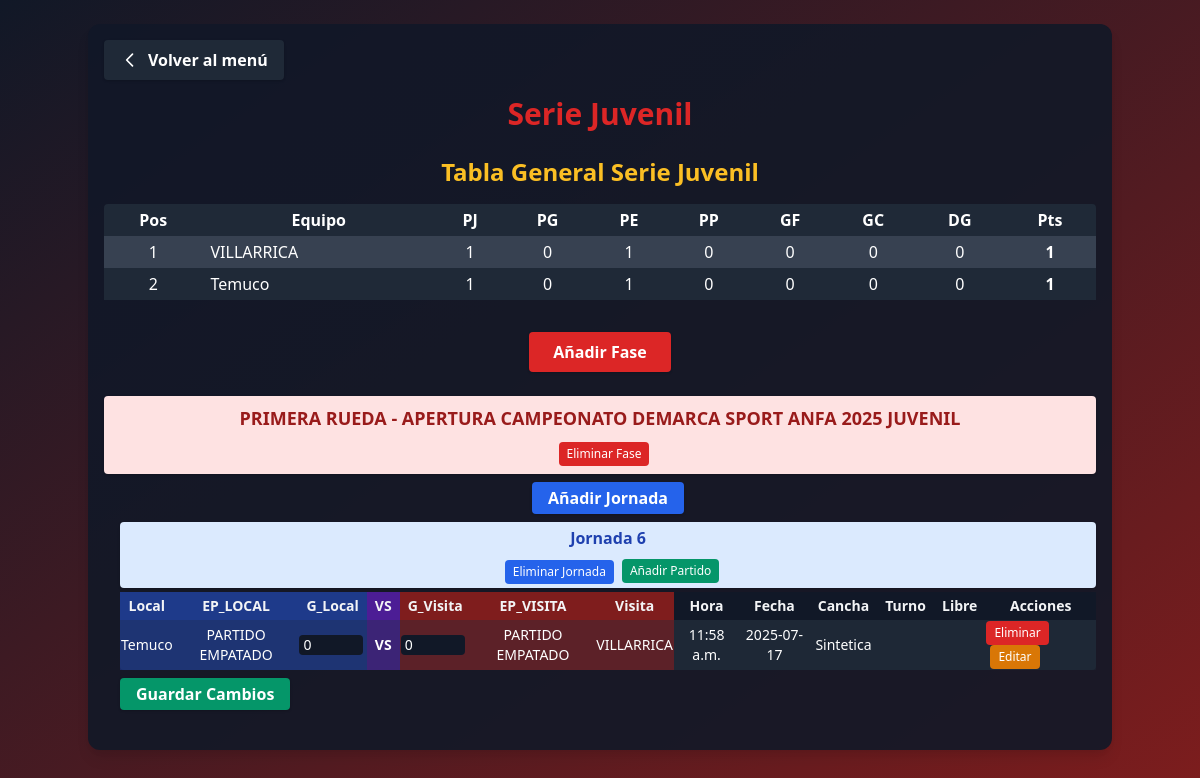
Before: /menu/serie_juvenil/ with the older database file.
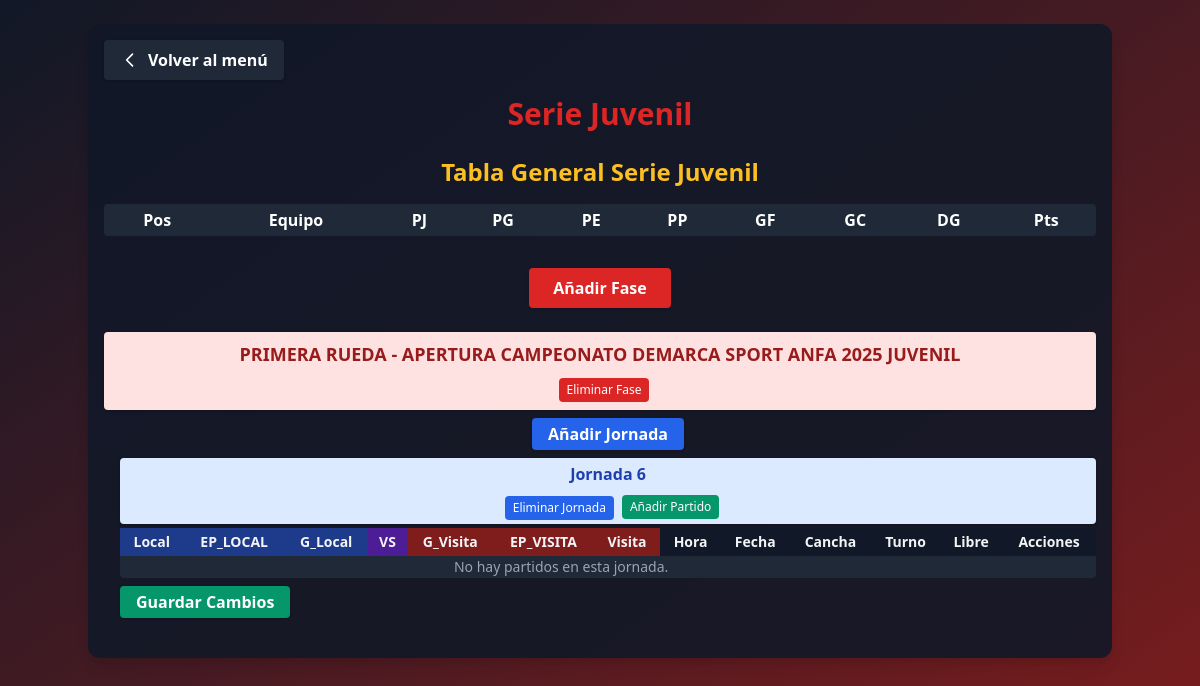
After: the same page with the newer database file.
### app_main/models.py (models this page shows, shortened)
class Clubes(models.Model):
    club = models.CharField(max_length=100, unique=True)
    super_seniors = models.BooleanField(default=False)
    seniors = models.BooleanField(default=False)
    honor = models.BooleanField(default=False)
    segunda_honor = models.BooleanField(default=False)
    juveniles = models.BooleanField(default=False)
    primera_infantil = models.BooleanField(default=False)
    segunda_infantil = models.BooleanField(default=False)
    tercera_infantil = models.BooleanField(default=False)
    femenino = models.BooleanField(default=False)
    def __str__(self):
        return self.club

class Fase(models.Model):
    nombre = models.CharField(max_length=100, unique=True)

class Jornada(models.Model):
    fase = models.ForeignKey(Fase, on_delete=models.CASCADE, related_name='jornadas')
    nombre = models.CharField(max_length=100)

class SerieJuvenil(models.Model):
    ESTADO_PARTIDO_CHOICES = [
        ('PARTIDO GANADO', 'PARTIDO GANADO'),
        ('PARTIDO EMPATADO', 'PARTIDO EMPATADO'),
        ('PARTIDO PERDIDO', 'PARTIDO PERDIDO'),
    ]
    jornada = models.ForeignKey(Jornada, on_delete=models.CASCADE, related_name='partidos_juvenil')
    equipo_local = models.ForeignKey('Clubes', on_delete=models.CASCADE, related_name='partidos_local_juvenil')
    estado_partido_local = models.CharField(max_length=50, choices=ESTADO_PARTIDO_CHOICES)
    goles_local = models.PositiveSmallIntegerField()
    goles_visita = models.PositiveSmallIntegerField()
    estado_partido_visita = models.CharField(max_length=50, choices=ESTADO_PARTIDO_CHOICES)
    equipo_visita = models.ForeignKey('Clubes', on_delete=models.CASCADE, related_name='partidos_visita_juvenil')
    horario = models.TimeField(null=True, blank=True)
    fecha = models.DateField(null=True, blank=True)
    cancha = models.CharField(max_length=100, blank=True, default="")
    turno = models.CharField(max_length=50)
    libre = models.CharField(max_length=100, blank=True, default="")

### app_main/views.py (the view, shortened to what this page needs)
# urls.py: path('serie_juvenil/', views.serie_juvenil, name='serie_juvenil'),
def serie_juvenil(request):
    fases = Fase.objects.filter(nombre__icontains="JUVENIL").prefetch_related('jornadas__partidos_juvenil')
    clubes = Clubes.objects.all()
    jornadas = Jornada.objects.all()
    tablero_general = calcular_tablero_general_juvenil()
    return render(request, 'serie_juvenil.html', {
        'fases': fases,
        'clubes': clubes,
        'jornadas': jornadas,
        'estado_choices': SerieJuvenil.ESTADO_PARTIDO_CHOICES,
        'tablero_general': tablero_general,
    })

### app_main/templates/serie_juvenil.html (shortened to what the changed rows need)
<!DOCTYPE html>
<html>
<head>
    <link href="https://cdn.jsdelivr.net/npm/tailwindcss@2.2.19/dist/tailwind.min.css" rel="stylesheet"/>
</head>
<body class="bg-gradient-to-br from-gray-900 to-red-900 min-h-screen text-gray-100">
    <div class="container mx-auto p-4 bg-gray-900 bg-opacity-90 rounded-xl shadow-lg mt-6">
        <h1 class="text-3xl font-extrabold text-red-600 mb-6 text-center drop-shadow">Serie Juvenil</h1>
        <h2 class="text-2xl font-bold text-center text-yellow-400 mb-4">Tabla General Serie Juvenil</h2>
        <div class="w-full mb-8">
            <div class="overflow-x-auto">
                <table class="min-w-full bg-gray-800 text-white rounded">
                    <thead>
                        <tr>
                            <th class="px-2 py-1">Pos</th>
                            <th class="px-2 py-1">Equipo</th>
                            <th class="px-2 py-1">PJ</th>
                            <th class="px-2 py-1">PG</th>
                            <th class="px-2 py-1">PE</th>
                            <th class="px-2 py-1">PP</th>
                            <th class="px-2 py-1">GF</th>
                            <th class="px-2 py-1">GC</th>
                            <th class="px-2 py-1">DG</th>
                            <th class="px-2 py-1">Pts</th>
                        </tr>
                    </thead>
                    <tbody>
                        {% for row in tablero_general %}
                        <tr class="{% cycle 'bg-gray-700' 'bg-gray-800' %}">
                            <td class="px-2 py-1 text-center">{{ forloop.counter }}</td>
                            <td class="px-2 py-1">{{ row.equipo }}</td>
                            <td class="px-2 py-1 text-center">{{ row.PJ }}</td>
                            <td class="px-2 py-1 text-center">{{ row.PG }}</td>
                            <td class="px-2 py-1 text-center">{{ row.PE }}</td>
                            <td class="px-2 py-1 text-center">{{ row.PP }}</td>
                            <td class="px-2 py-1 text-center">{{ row.GF }}</td>
                            <td class="px-2 py-1 text-center">{{ row.GC }}</td>
                            <td class="px-2 py-1 text-center">{{ row.DG }}</td>
                            <td class="px-2 py-1 text-center font-bold">{{ row.Pts }}</td>
                        </tr>
                        {% endfor %}
                    </tbody>
                </table>
            </div>
        </div>
        {% for fase in fases %}
            <div class="bg-red-100 text-red-800 font-bold rounded px-4 py-2 flex flex-col items-center justify-center mb-2 shadow">
                <span class="text-lg text-center w-full">{{ fase.nombre }}</span>
                <div class="flex items-center justify-center mt-2">
                    <form method="post" style="display:inline;">
                        <button type="submit" name="delete_fase" value="{{ fase.id }}" class="ml-2 bg-red-600 hover:bg-red-700 text-white rounded px-2 py-1 text-xs" onclick="return confirm('¿Eliminar esta fase y todas sus jornadas y partidos?')">
                            Eliminar Fase
                        </button>
                    </form>
                </div>
            </div>
            <div class="ml-4 mb-6">
                <form method="post" class="mb-2 flex items-center gap-2 justify-center">
                    <button type="submit" name="add_jornada" value="1" class="bg-blue-600 hover:bg-blue-700 text-white font-bold py-1 px-4 rounded shadow transition">Añadir Jornada</button>
                </form>
                {% for jornada in fase.jornadas.all %}
                    <div class="bg-blue-100 text-blue-800 font-semibold rounded px-3 py-1 flex flex-col items-center justify-center mb-1 shadow">
                        <span class="text-base text-center w-full">{{ jornada.nombre }}</span>
                        <div class="flex items-center justify-center mt-2">
                            <form method="post" style="display:inline;">
                                <button type="submit" name="delete_jornada" value="{{ jornada.id }}" class="ml-2 bg-blue-600 hover:bg-blue-700 text-white rounded px-2 py-1 text-xs" onclick="return confirm('¿Eliminar esta jornada y todos sus partidos?')">
                                    Eliminar Jornada
                                </button>
                            </form>
                            <button type="button" onclick="openModal('{{ jornada.id }}')" class="ml-2 bg-green-600 hover:bg-green-700 text-white rounded px-2 py-1 text-xs">Añadir Partido</button>
                        </div>
                    </div>
                    <form method="post" class="mb-4">
                        <div class="overflow-x-auto">
                        <table class="min-w-full text-xs md:text-sm bg-gray-800 rounded shadow">
                            <thead>
                                <tr>
                                    <th class="px-2 py-1 bg-blue-900">Local</th>
                                    <th class="px-2 py-1 bg-blue-900">EP_LOCAL</th>
                                    <th class="px-2 py-1 bg-blue-900">G_Local</th>
                                    <th class="px-2 py-1 bg-purple-900">VS</th>
                                    <th class="px-2 py-1 bg-red-900">G_Visita</th>
                                    <th class="px-2 py-1 bg-red-900">EP_VISITA</th>
                                    <th class="px-2 py-1 bg-red-900">Visita</th>
                                    <th class="px-2 py-1 bg-gray-900">Hora</th>
                                    <th class="px-2 py-1 bg-gray-900">Fecha</th>
                                    <th class="px-2 py-1 bg-gray-900">Cancha</th>
                                    <th class="px-2 py-1 bg-gray-900">Turno</th>
                                    <th class="px-2 py-1 bg-gray-900">Libre</th>
                                    <th class="px-2 py-1 bg-gray-900">Acciones</th>
                                </tr>
                            </thead>
                            <tbody>
                                {% for sh in jornada.partidos_juvenil.all %}
                                <tr>
                                    <td class="text-center text-white bg-blue-800 bg-opacity-50">{{ sh.equipo_local.club }}</td>
                                    <td class="text-center text-white bg-blue-800 bg-opacity-50">{{ sh.estado_partido_local }}</td>
                                    <td class="bg-blue-800 bg-opacity-50">
                                        <input type="number" name="goles_local_{{ sh.id }}" value="{{ sh.goles_local }}" min="0" class="bg-gray-900 text-white rounded w-16 px-1">
                                    </td>
                                    <td class="text-center text-white bg-purple-800 bg-opacity-50 font-bold">VS</td>
                                    <td class="bg-red-800 bg-opacity-50">
                                        <input type="number" name="goles_visita_{{ sh.id }}" value="{{ sh.goles_visita }}" min="0" class="bg-gray-900 text-white rounded w-16 px-1">
                                    </td>
                                    <td class="text-center text-white bg-red-800 bg-opacity-50">{{ sh.estado_partido_visita }}</td>
                                    <td class="text-center text-white bg-red-800 bg-opacity-50">{{ sh.equipo_visita.club }}</td>
                                    <td class="text-center text-white bg-gray-800 bg-opacity-50">{{ sh.horario }}</td>
                                    <td class="text-center text-white bg-gray-800 bg-opacity-50">{{ sh.fecha|date:'Y-m-d' }}</td>
                                    <td class="text-center text-white bg-gray-800 bg-opacity-50">{{ sh.cancha }}</td>
                                    <td class="text-center text-white bg-gray-800 bg-opacity-50">{{ sh.turno }}</td>
                                    <td class="text-center text-white bg-gray-800 bg-opacity-50">{{ sh.libre }}</td>
                                    <td class="bg-gray-800 bg-opacity-50">
                                        <button type="submit" name="delete_row" value="{{ sh.id }}" class="bg-red-600 hover:bg-red-700 text-white rounded px-2 py-1 text-xs" onclick="return confirm('¿Eliminar este partido?')">Eliminar</button>
                                        <button type="button" onclick="openEditModal('{{ sh.id }}', '{{ sh.equipo_local.id }}', '{{ sh.equipo_visita.id }}', '{{ sh.horario|time:'H:i' }}', '{{ sh.fecha|date:'Y-m-d' }}', '{{ sh.cancha }}', '{{ sh.turno }}', '{{ sh.libre }}')" class="bg-yellow-600 hover:bg-yellow-700 text-white rounded px-2 py-1 text-xs ml-1">Editar</button>
                                    </td>
                                </tr>
                                {% empty %}
                                <tr><td colspan="12" class="text-center text-gray-400">No hay partidos en esta jornada.</td></tr>
                                {% endfor %}
                            </tbody>
                        </table>
                        </div>
                        <button type="submit" class="mt-2 bg-green-600 hover:bg-green-700 text-white font-bold py-1 px-4 rounded shadow transition">Guardar Cambios</button>
                    </form>
                {% empty %}
                    <div class="text-gray-400 mb-4 text-center">No hay jornadas en esta fase.</div>
                {% endfor %}
            </div>
        {% empty %}
            <div class="text-gray-400 text-center">No hay fases creadas.</div>
        {% endfor %}
    </div>
</body>
</html>

Changed rows visible on the page:
removed Clubes: equipo "VILLARRICA", PJ "1", PG "0", PE "1", PP "0", GF "0", GC "0", DG "0", Pts "1"
removed Clubes: equipo "Temuco", PJ "1", PG "0", PE "1", PP "0", GF "0", GC "0", DG "0", Pts "1"
removed SerieJuvenil: equipo_local.club "Temuco", estado_partido_local "PARTIDO EMPATADO", goles_local "0", goles_visita "0", estado_partido_visita "PARTIDO EMPATADO", equipo_visita.club "VILLARRICA", horario "11:58 a.m.", fecha "2025-07-17", cancha "Sintetica", {{ sh.id }} 1 (drawn)
shown differently, row unchanged: Jornada "Jornada 6": now shows "No hay partidos en esta jornada."
